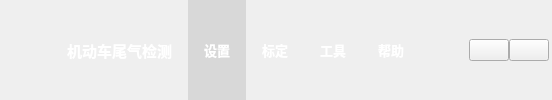
    <widget class="QWidget" name="horizontalWidget" native="true">
     <property name="sizePolicy">
      <sizepolicy hsizetype="Preferred" vsizetype="Fixed">
       <horstretch>0</horstretch>
       <verstretch>0</verstretch>
      </sizepolicy>
     </property>
     <property name="minimumSize">
      <size>
       <width>0</width>
       <height>45</height>
      </size>
     </property>
     <property name="styleSheet">
      <string notr="true">QWidget#horizontalWidget{
margin-top:0px;
padding-right:9px;
/*background-color: rgb(230, 230, 230);*/
background-color: rgb(0, 170, 255);
/*border-bottom:1px solid qlineargradient(spread:pad, x1:0.5, y1:0, x2:0.5, y2:1, stop:0 rgba(120, 120, 120, 255), stop:1 rgba(255, 255, 255, 255)); */
}</string>
     </property>
     <layout class="QHBoxLayout" name="horizontalLayout_2">
      <property name="spacing">
       <number>0</number>
      </property>
      <property name="leftMargin">
       <number>0</number>
      </property>
      <property name="topMargin">
       <number>0</number>
      </property>
      <property name="rightMargin">
       <number>0</number>
      </property>
      <property name="bottomMargin">
       <number>0</number>
      </property>
      <item>
       <widget class="QLabel" name="label_12">
        <property name="minimumSize">
         <size>
          <width>51</width>
          <height>0</height>
         </size>
        </property>
        <property name="maximumSize">
         <size>
          <width>16777215</width>
          <height>16777215</height>
         </size>
        </property>
        <property name="font">
         <font>
          <pointsize>10</pointsize>
          <weight>75</weight>
          <bold>true</bold>
         </font>
        </property>
        <property name="styleSheet">
         <string notr="true">QLabel{
border-image: url(:/images/app_logo2.png);
margin:2px;
margin-left:8px;

}</string>
        </property>
        <property name="text">
         <string/>
        </property>
       </widget>
      </item>
      <item>
       <widget class="QPushButton" name="pushButton_main_menu">
        <property name="sizePolicy">
         <sizepolicy hsizetype="Minimum" vsizetype="Preferred">
          <horstretch>0</horstretch>
          <verstretch>0</verstretch>
         </sizepolicy>
        </property>
        <property name="font">
         <font>
          <family>微软雅黑</family>
          <pointsize>11</pointsize>
          <weight>75</weight>
          <bold>true</bold>
         </font>
        </property>
        <property name="layoutDirection">
         <enum>Qt::RightToLeft</enum>
        </property>
        <property name="styleSheet">
         <string notr="true">QPushButton{
color:white;
border:none;
padding-left:16px;
padding-right:16px;
}

QPushButton::hover{
color:white;
border:none;
padding-left:16px;
padding-right:16px;
background-color: rgba(0, 0, 0, 25);
}

QPushButton::pressed{
color:white;
border:none;
padding-left:16px;
padding-right:16px;
background-color: rgba(0, 0, 0, 65);
}</string>
        </property>
        <property name="text">
         <string>机动车尾气检测</string>
        </property>
        <property name="icon">
         <iconset resource="img.qrc">
          <normaloff>:/images/arrow_down.png</normaloff>:/images/arrow_down.png</iconset>
        </property>
        <property name="iconSize">
         <size>
          <width>13</width>
          <height>13</height>
         </size>
        </property>
       </widget>
      </item>
      <item>
       <widget class="QPushButton" name="pushButton_settings">
        <property name="sizePolicy">
         <sizepolicy hsizetype="Minimum" vsizetype="Preferred">
          <horstretch>0</horstretch>
          <verstretch>0</verstretch>
         </sizepolicy>
        </property>
        <property name="font">
         <font>
          <family>微软雅黑</family>
          <pointsize>10</pointsize>
          <weight>75</weight>
          <bold>true</bold>
         </font>
        </property>
        <property name="layoutDirection">
         <enum>Qt::RightToLeft</enum>
        </property>
        <property name="styleSheet">
         <string notr="true">QPushButton{
background-color: rgba(0, 0, 0, 25);
color:white;
border:none;
padding-left:16px;
padding-right:16px;
}

QPushButton::hover{
color:white;
border:none;
padding-left:16px;
padding-right:16px;
background-color: rgba(0, 0, 0, 25);
}

QPushButton::pressed{
color:white;
border:none;
padding-left:16px;
padding-right:16px;
background-color: rgba(0, 0, 0, 65);
}</string>
        </property>
        <property name="text">
         <string>设置</string>
        </property>
        <property name="icon">
         <iconset resource="img.qrc">
          <normaloff>:/images/arrow_down.png</normaloff>:/images/arrow_down.png</iconset>
        </property>
        <property name="iconSize">
         <size>
          <width>13</width>
          <height>13</height>
         </size>
        </property>
       </widget>
      </item>
      <item>
       <widget class="QPushButton" name="pushButton_calibrate">
        <property name="sizePolicy">
         <sizepolicy hsizetype="Minimum" vsizetype="Preferred">
          <horstretch>0</horstretch>
          <verstretch>0</verstretch>
         </sizepolicy>
        </property>
        <property name="font">
         <font>
          <family>微软雅黑</family>
          <pointsize>10</pointsize>
          <weight>75</weight>
          <bold>true</bold>
         </font>
        </property>
        <property name="layoutDirection">
         <enum>Qt::RightToLeft</enum>
        </property>
        <property name="styleSheet">
         <string notr="true">QPushButton{
color:white;
border:none;
padding-left:16px;
padding-right:16px;
}

QPushButton::hover{
color:white;
border:none;
padding-left:16px;
padding-right:16px;
background-color: rgba(0, 0, 0, 25);
}

QPushButton::pressed{
color:white;
border:none;
padding-left:16px;
padding-right:16px;
background-color: rgba(0, 0, 0, 65);
}</string>
        </property>
        <property name="text">
         <string>标定</string>
        </property>
        <property name="icon">
         <iconset resource="img.qrc">
          <normaloff>:/images/arrow_down.png</normaloff>:/images/arrow_down.png</iconset>
        </property>
        <property name="iconSize">
         <size>
          <width>13</width>
          <height>13</height>
         </size>
        </property>
       </widget>
      </item>
      <item>
       <widget class="QPushButton" name="pushButton_tools">
        <property name="sizePolicy">
         <sizepolicy hsizetype="Minimum" vsizetype="Preferred">
          <horstretch>0</horstretch>
          <verstretch>0</verstretch>
         </sizepolicy>
        </property>
        <property name="font">
         <font>
          <family>微软雅黑</family>
          <pointsize>10</pointsize>
          <weight>75</weight>
          <bold>true</bold>
         </font>
        </property>
        <property name="layoutDirection">
         <enum>Qt::RightToLeft</enum>
        </property>
        <property name="styleSheet">
         <string notr="true">QPushButton{
color:white;
border:none;
padding-left:16px;
padding-right:16px;
}

QPushButton::hover{
color:white;
border:none;
padding-left:16px;
padding-right:16px;
background-color: rgba(0, 0, 0, 25);
}

QPushButton::pressed{
color:white;
border:none;
padding-left:16px;
padding-right:16px;
background-color: rgba(0, 0, 0, 65);
}</string>
        </property>
        <property name="text">
         <string>工具</string>
        </property>
        <property name="icon">
         <iconset resource="img.qrc">
          <normaloff>:/images/arrow_down.png</normaloff>:/images/arrow_down.png</iconset>
        </property>
        <property name="iconSize">
         <size>
          <width>13</width>
          <height>13</height>
         </size>
        </property>
       </widget>
      </item>
      <item>
       <widget class="QPushButton" name="pushButton_help">
        <property name="sizePolicy">
         <sizepolicy hsizetype="Minimum" vsizetype="Preferred">
          <horstretch>0</horstretch>
          <verstretch>0</verstretch>
         </sizepolicy>
        </property>
        <property name="font">
         <font>
          <family>微软雅黑</family>
          <pointsize>10</pointsize>
          <weight>75</weight>
          <bold>true</bold>
         </font>
        </property>
        <property name="layoutDirection">
         <enum>Qt::RightToLeft</enum>
        </property>
        <property name="styleSheet">
         <string notr="true">QPushButton{
color:white;
border:none;
padding-left:16px;
padding-right:16px;
}

QPushButton::hover{
color:white;
border:none;
padding-left:16px;
padding-right:16px;
background-color: rgba(0, 0, 0, 25);
}

QPushButton::pressed{
color:white;
border:none;
padding-left:16px;
padding-right:16px;
background-color: rgba(0, 0, 0, 65);
}</string>
        </property>
        <property name="text">
         <string>帮助</string>
        </property>
        <property name="icon">
         <iconset resource="img.qrc">
          <normaloff>:/images/arrow_down.png</normaloff>:/images/arrow_down.png</iconset>
        </property>
        <property name="iconSize">
         <size>
          <width>13</width>
          <height>13</height>
         </size>
        </property>
       </widget>
      </item>
      <item>
       <layout class="QHBoxLayout" name="horizontalLayout_3">
        <property name="leftMargin">
         <number>9</number>
        </property>
        <property name="topMargin">
         <number>3</number>
        </property>
        <property name="rightMargin">
         <number>3</number>
        </property>
        <property name="bottomMargin">
         <number>3</number>
        </property>
        <item>
         <spacer name="horizontalSpacer">
          <property name="orientation">
           <enum>Qt::Horizontal</enum>
          </property>
          <property name="sizeHint" stdset="0">
           <size>
            <width>40</width>
            <height>20</height>
           </size>
          </property>
         </spacer>
        </item>
        <item>
         <widget class="QPushButton" name="pushButton_minimize">
          <property name="sizePolicy">
           <sizepolicy hsizetype="Minimum" vsizetype="Fixed">
            <horstretch>0</horstretch>
            <verstretch>0</verstretch>
           </sizepolicy>
          </property>
          <property name="minimumSize">
           <size>
            <width>27</width>
            <height>22</height>
           </size>
          </property>
          <property name="toolTip">
           <string>最小化</string>
          </property>
          <property name="styleSheet">
           <string notr="true"/>
          </property>
          <property name="text">
           <string/>
          </property>
          <property name="minimize" stdset="0">
           <bool>true</bool>
          </property>
         </widget>
        </item>
        <item>
         <widget class="QPushButton" name="pushButton_close">
          <property name="sizePolicy">
           <sizepolicy hsizetype="Minimum" vsizetype="Fixed">
            <horstretch>0</horstretch>
            <verstretch>0</verstretch>
           </sizepolicy>
          </property>
          <property name="minimumSize">
           <size>
            <width>27</width>
            <height>22</height>
           </size>
          </property>
          <property name="toolTip">
           <string>关闭</string>
          </property>
          <property name="styleSheet">
           <string notr="true"/>
          </property>
          <property name="text">
           <string/>
          </property>
          <property name="close" stdset="0">
           <bool>true</bool>
          </property>
         </widget>
        </item>
       </layout>
      </item>
     </layout>
    </widget>
